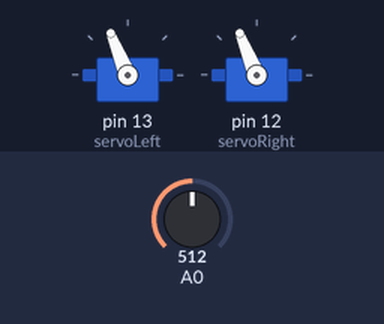
Bench run of a sketch on a simulated Arduino Uno, built with avr-gcc and run on an emulated ATmega328P. Parts: 2 × servo. Inputs (shaded band) come from the test bench; at power-on: A0 = 512. Random numbers use the default seed unless the sketch sets one; what the sketch prints to the serial monitor is not drawn.

Above: at 0.1 s.
Timing chart, 0 to 1.6 s (numbered marks = the images above):
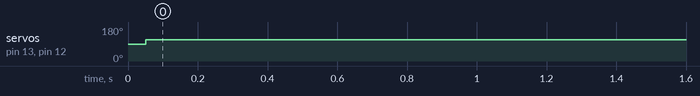

The sketch:

sketch_apr11a.ino
```cpp
// Final Lab
// Doug Grunder & Deborah Rempala


// variables
#include <Servo.h>

Servo servoLeft, servoRight;
 int speedLeft, speedRight, mag =0, incr =5;
const int sampleWindow = 50; // Sample window width in mS (50 mS = 20Hz)
unsigned int sample;

// Functions
    // Move Forward
    void Forward(int mag)
  {
    if(mag > 200)
      mag = 200;
    else if(mag < 0)
      mag =0;

   speedLeft = 1500 + mag;
   speedRight = 1500 - mag;
   servoLeft.writeMicroseconds(speedLeft);
   servoRight.writeMicroseconds(speedRight);


  }


  // Move Backward
  void Backward (int mag)
 {
     if(mag > 200)
      mag = 200;
    else if(mag < 0)
      mag =0;

   speedLeft = 1500 - mag;
   speedRight = 1500 + mag;
   servoLeft.writeMicroseconds(speedLeft);
   servoRight.writeMicroseconds(speedRight);
 }

 // Turn Right
 void turnRight (int mag)
{
   if(mag > 200)
      mag = 200;
    else if(mag < 0)
      mag =0;

   speedLeft = 1500 + mag;
   speedRight = 1500 + mag;
   servoLeft.writeMicroseconds(speedLeft);
   servoRight.writeMicroseconds(speedRight);
}

// Turn Left
void turnLeft (int mag)
{
   if(mag > 200)
      mag = 200;
    else if(mag < 0)
      mag =0;

   speedLeft = 1500 - mag;
   speedRight = 1500 - mag;
   servoLeft.writeMicroseconds(speedLeft);
   servoRight.writeMicroseconds(speedRight);
}

 int delta_speed =0;


long randNumber =0;
void setup()
{
  // setup for speaker
    Serial.begin(9600);
  // setup for movement
    servoLeft.attach(13);
    servoRight.attach(12);
    // random number setup
     randomSeed(analogRead(0));
}
void loop()
{
unsigned long startMillis= millis(); // Start of sample window
unsigned int peakToPeak = 0; // peak-to-peak level
unsigned int signalMax = 0;
unsigned int signalMin = 1024;
// collect data for 50 mS
while (millis() - startMillis < sampleWindow)
{
sample = analogRead(0);
if (sample < 1024) // toss out spurious readings
{
if (sample > signalMax)
{
signalMax = sample; // save just the max levels
}
else if (sample < signalMin)
{
   signalMin = sample;
}
}
}
peakToPeak = signalMax - signalMin;
double volts = (peakToPeak * 3.3) /1024;
Serial.println(volts);

// if no sound or little sound, stop moving
if(volts >= 0 && volts <=.12)
{

      Forward(0);
     Backward(0);

}

// if medium sound, Move forward
if(volts >=.20 && volts <=.30)

{

Serial.println("Medium Sound");
  Forward(200);
  // random movement with a random number generator
       randNumber = random(1, 10);
           Forward(100);
        // Turn forward left with 1-3
            if(randNumber >=1 || randNumber <=3)
            {
              turnLeft(200);
            }
        // speed up with a 4 or 5
         if(randNumber ==4|| randNumber ==5)
            {
              Forward(250);
            }

        // Turn forward right with a 6 or 7
          if(randNumber ==6|| randNumber ==7)
            {
              turnRight(200);
            }

        // else spin in a right circle
        else
        {
           turnLeft(200);

        }
}

if( volts>=.40 && volts <=.50)
    {
      Backward(200);
// if loud sound, move backwards
    // random movemet with a random number generator
Serial.println("Loud Sound");
  Forward(200);
  // random movement with a random number generator
       randNumber = random(1, 10);
           Backward(100);
        // Turn forward left with 1-3
            if(randNumber >=1 || randNumber <=3)
            {
              turnLeft(200);
            }
        // speed up with a 4 or 5
         if(randNumber ==4|| randNumber ==5)
            {
              Backward(250);
            }

        // Turn forward right with a 6 or 7
          if(randNumber ==6|| randNumber ==7)
            {
              turnRight(200);
            }

        // else spin in a right circle
        else
        {
           turnRight(200);

        }


    }
else
{
   turnRight(200);

}


delay(50);
}
```

Measured:
- by itself, servo on pin 13 (servoLeft), servo on pin 12 (servoRight): 90° → 112° at 0.05 s
